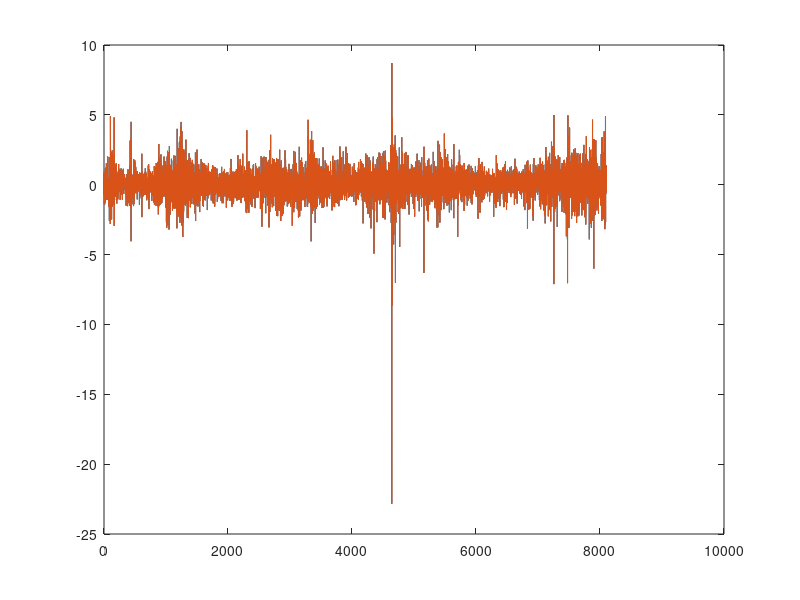

Recreate this plot in MATLAB. (Note: this script raises an error after producing the figure.)
function Kalman2Play()
% some more Kalman filtering testing program
% time varying parameter model
% use SP data to see if something is hiding (use AR(1) specification)
load rtSP;
rt=rtSP;

plot(rt);
nobs=rows(rt);

x0 = ones(nobs-1,1); 
x1 = rt(1:end-1);
y  = rt(2:end);

X  = [x0 x1]; 
beta_mco=(X'*X)\(X'*y)

plot([y x1])
%return

Z=[x0 x1]; 
d=zeros(nobs,1); 
c=zeros(nobs,2); 
T=[ 1 0; 0 1 ];
T=kron(vecr(T)',ones(nobs,1)); 
R=T;

a0=0;
P0=0;
H=0;
Q=0;

beta0=ones(5,1);
lb=[-10 -10 0.00001 0.0001 0.0001]; % sigma_epsilon sigma_eta
ub=[+10 +10 100 100 100];
lb=lb';
ub=ub';

options=optimset('Diagnostics','on','Display','iter');
[beta,stderr1,vc,logl]=Max_lik(@ml,beta0,'Hessian',[],[],[],[],lb,ub,[],options,...
           y,Z,d,T,c,R,a0,P0,H,Q,1);

 beta(3:5)=beta(3:5).^2;
 a0= beta(1:2);
plot(s,P_cond,s,P_smooth);

disp('Hit a key to continue');
pause;


%forecast over half of sample
[y_prev,a_prev,P_prev,MSE] = Kalman_Forecasting(y,Z,d,T,c,R,a0,P0,H,Q,1,floor(size(y,1)/2));

subplot(2,1,1);
plot(s,y,s,y_prev)

subplot(2,1,2);
plot(s,a,s,a_prev)


%*****************************************************

function logl=ml(beta,y,Z,d,T,c,R,a0,P0,H,Q,xx);
  beta(3:5)=beta(3:5).^2;
  a0=beta(1:2); 
  P0=[ beta(4) 0; 0 beta(5) ];
  nobs=size(y,1);
  H=kron(beta(3),ones(nobs,1)); 
  Q=kron(vecr(P0)',ones(nobs,1));
  [y_cond, v, a, a_cond, P, P_cond,F,logl]=kalman_filter(y,Z,d,T,c,R,a0,P0,H,Q,xx);
